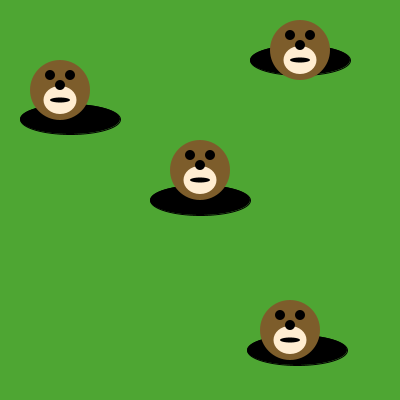
Frame 1 (no input)
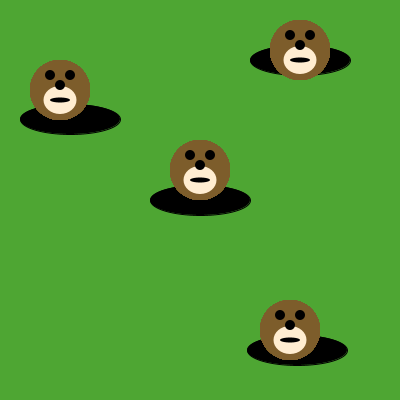
Frame 60 (the mouse pressed at the canvas centre just before this capture)
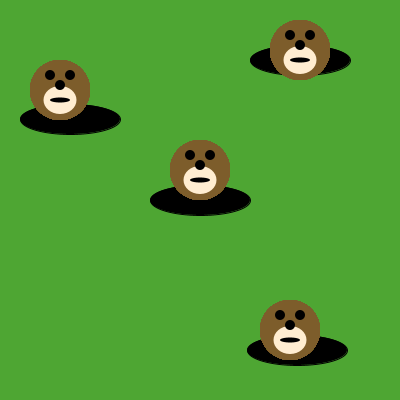
Frame 120 (the mouse held since frame 60 and released just before this capture)

The Processing sketch that drew these frames (run headless with seeded random() and noise(); from frame 60 on, the mouse is pressed at the canvas centre):

// Processing sketch: molesinholes
// ── molesinholes.pde
void draw() {

/* Use the method below to put moles in the holes. */
drawMole(200,170);
drawMole(300,50);
drawMole(60,90);
drawMole(290,330);
}

void drawMole(int moleX, int moleY) {
     noStroke();
     fill(125, 93, 43);
     ellipse(moleX, moleY, 60, 60); // face
     fill(255, 237, 209);
     ellipse(moleX, moleY+10, 33, 28); 
     fill(0, 0, 0);
     ellipse(moleX-10, moleY-15, 10, 10); // eyes
     ellipse(moleX+10, moleY-15, 10, 10);
     ellipse(moleX, moleY-5, 10, 10); // nose
     ellipse(moleX, moleY+10, 20, 5); // mouth
}

void setup() {
     size(400, 400);
     background(78, 166, 51); // green grass
     fill(0, 0, 0);
     ellipse(200, 200, 100, 30); // holes!
     ellipse(70, 119, 100, 30);
     ellipse(300, 60, 100, 30);
     ellipse(297, 350, 100, 30);
}
